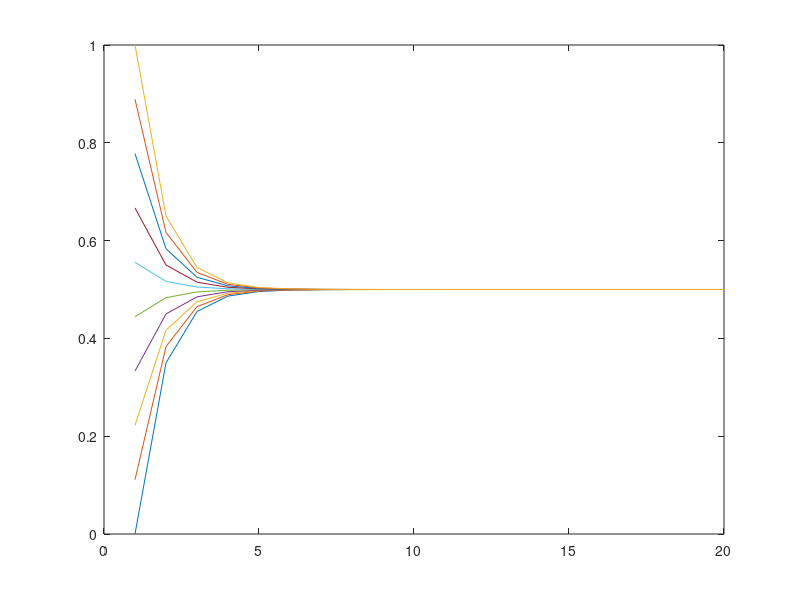

This chart was generated by the following MATLAB code:
function POCReviewProbabilityUpdate
N=20;
M=10;
a=0.1;
p=zeros(M,N);
p(:,1)=linspace(0,1,M)';
for n=2:N
    p(:,n)=0.3*(p(:,n-1)-0.5)+0.5;
end

plot(p')

